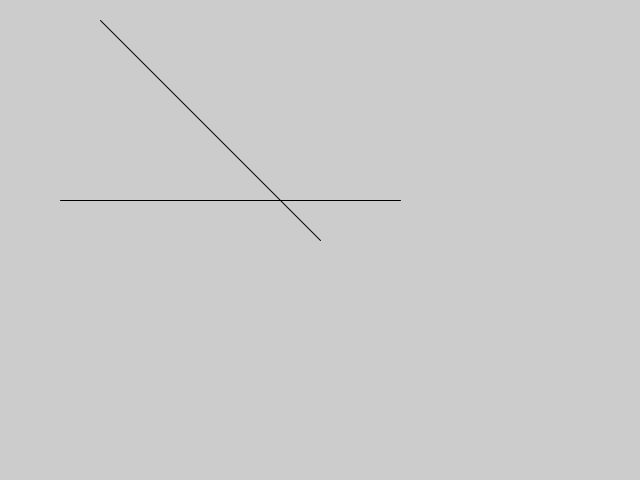
Frame 1 (no input)
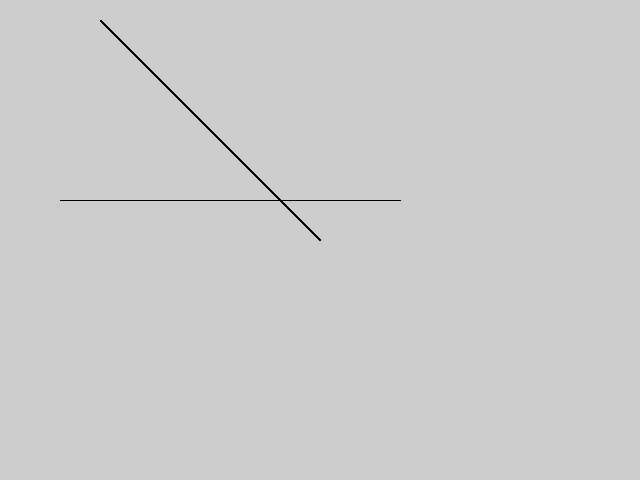
Frame 60 (the mouse pressed at the canvas centre just before this capture)
Frame 120 (the mouse held since frame 60 and released just before this capture): identical to frame 60, image omitted

The Processing sketch that drew these frames (run headless with seeded random() and noise(); from frame 60 on, the mouse is pressed at the canvas centre):

// Processing sketch: ej_007
// ── ej_007.pde
void setup(){
  size(640, 480);  
}


void draw(){

  float ancho = 200;
  
  beginShape(LINES);
  vertex(0.5* ancho, 20);
  vertex(width/2, height/2);
  
  
  vertex(60, 200);
  vertex(400, 200);
  
  endShape();

}
